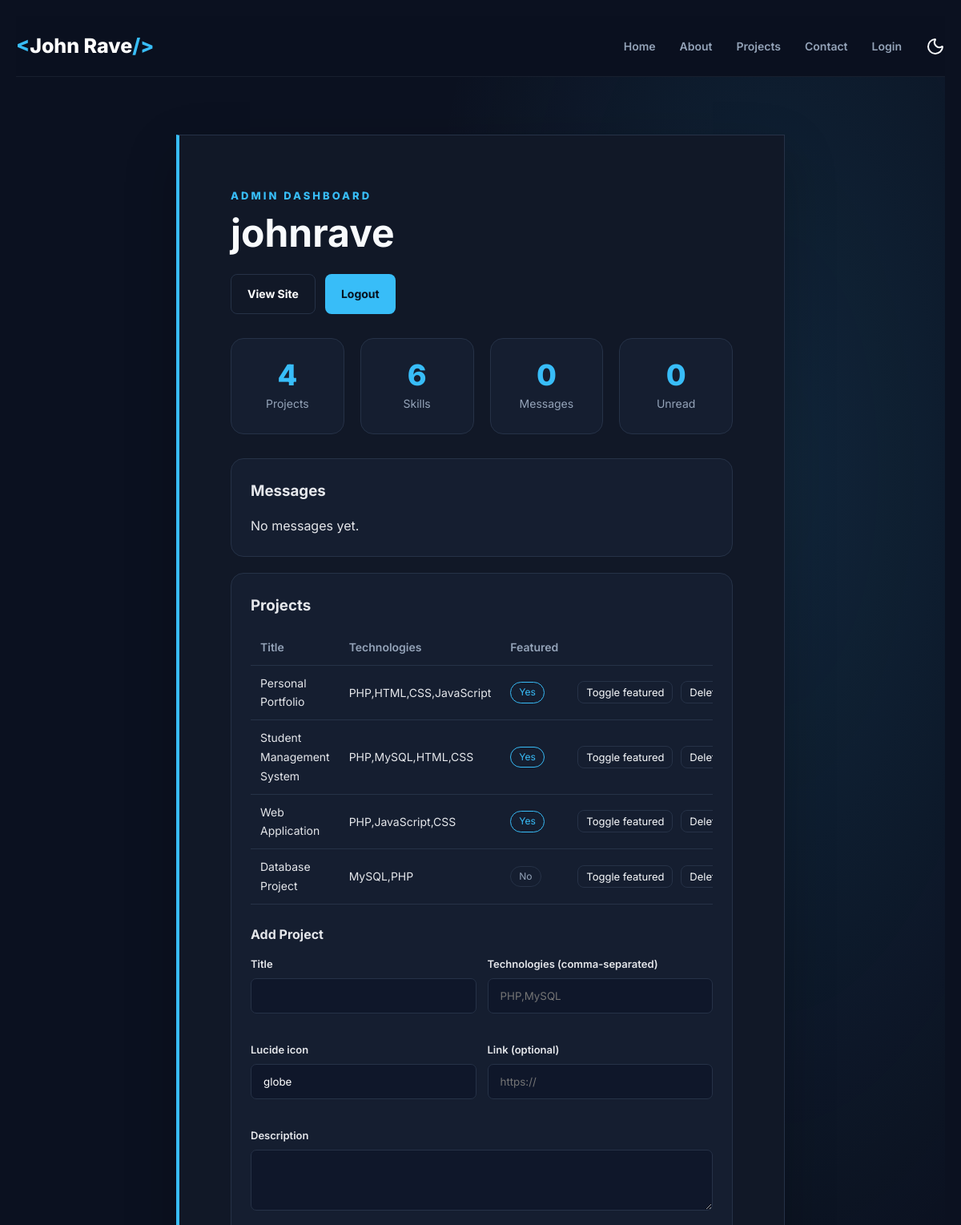
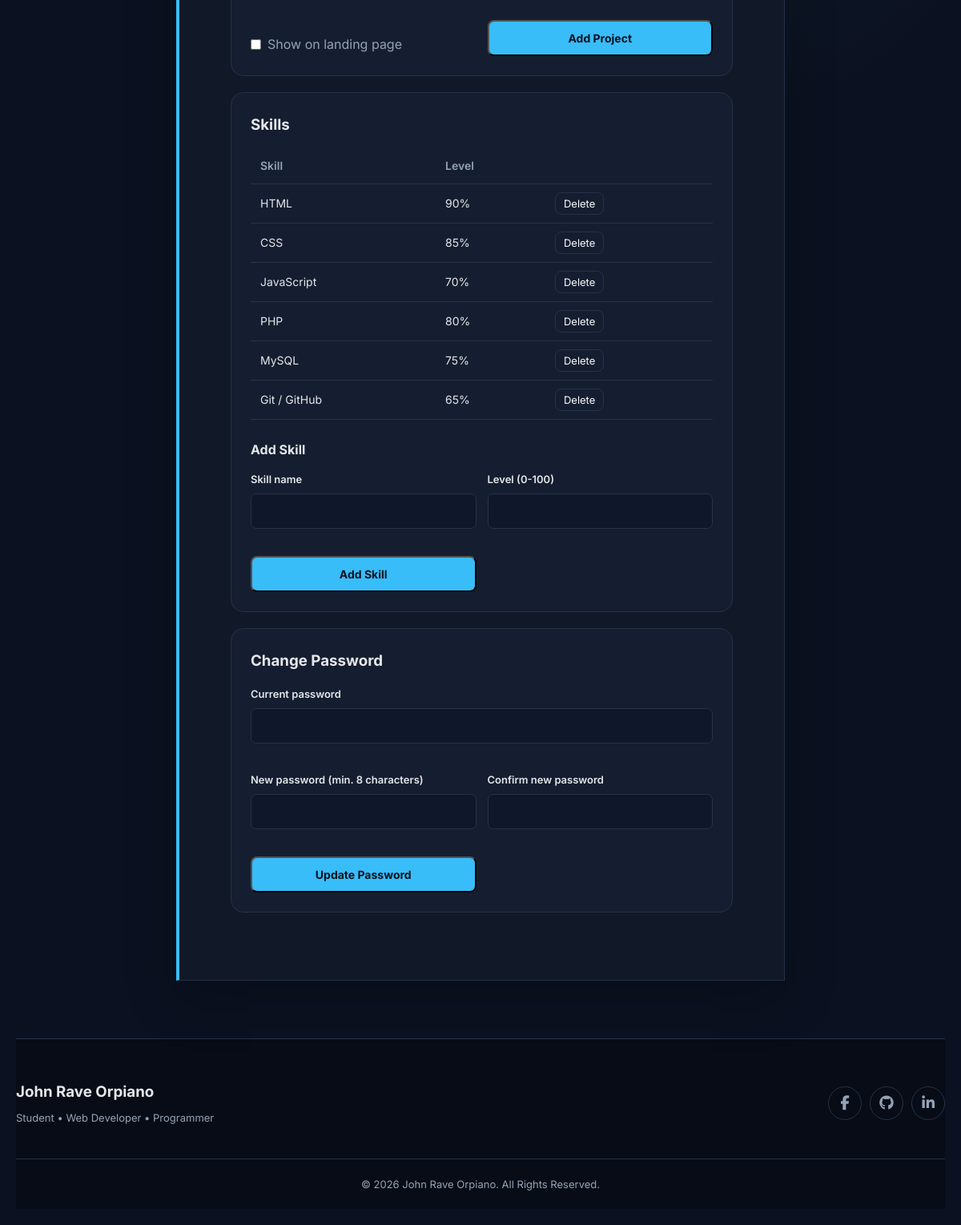
/dashboard.php (signed in), run on the app's committed database (2 pictures, top to bottom).
### tables this page shows
CREATE TABLE IF NOT EXISTS projects (
  id           INT UNSIGNED AUTO_INCREMENT PRIMARY KEY,
  title        VARCHAR(120) NOT NULL,
  description  TEXT NOT NULL,
  technologies VARCHAR(255) NOT NULL,
  icon         VARCHAR(50)  NOT NULL DEFAULT 'globe',
  link         VARCHAR(255) NULL,
  is_featured  TINYINT(1) NOT NULL DEFAULT 0,
  sort_order   INT NOT NULL DEFAULT 0,
  created_at   TIMESTAMP DEFAULT CURRENT_TIMESTAMP
);

CREATE TABLE IF NOT EXISTS skills (
  id         INT UNSIGNED AUTO_INCREMENT PRIMARY KEY,
  name       VARCHAR(60) NOT NULL,
  level      TINYINT UNSIGNED NOT NULL,
  sort_order INT NOT NULL DEFAULT 0
);

### includes/admin.php (called while the page is built, shortened)
<?php
function h($value): string
{
    return htmlspecialchars((string) $value, ENT_QUOTES, "UTF-8");
}

### dashboard.php (the view, shortened to what this page needs)
<?php
require_once "includes/admin.php";
    ?>
    <?php
$stats = ["projects" => 0, "skills" => 0, "messages" => 0, "unread" => 0];
$messages = [];
$projects = [];
$skills = [];
try {
    $pdo = db();
    $stats["projects"] = (int) $pdo->query("SELECT COUNT(*) FROM projects")->fetchColumn();
    $stats["skills"]   = (int) $pdo->query("SELECT COUNT(*) FROM skills")->fetchColumn();
    $stats["messages"] = (int) $pdo->query("SELECT COUNT(*) FROM messages")->fetchColumn();
    $stats["unread"]   = (int) $pdo->query("SELECT COUNT(*) FROM messages WHERE is_read = 0")->fetchColumn();
    $messages = $pdo->query("SELECT id, name, email, message, is_read, created_at FROM messages ORDER BY created_at DESC, id DESC LIMIT 50")->fetchAll();
    $projects = $pdo->query("SELECT id, title, technologies, is_featured FROM projects ORDER BY sort_order, id")->fetchAll();
    $skills   = $pdo->query("SELECT id, name, level FROM skills ORDER BY sort_order, id")->fetchAll();
} catch (PDOException $e) {
    error_log("Dashboard load error: " . $e->getMessage());
}
include "includes/header.php";
?>
<main class="dashboard-page">
    <section class="container dashboard-panel">
        <p class="section-label">ADMIN DASHBOARD</p>
        <h1><?= h($_SESSION["username"]) ?></h1>
        <div class="dash-actions">
            <a class="btn outline-btn" href="index.php">View Site</a>
            <a class="btn primary-btn" href="pages/logout.php">Logout</a>
        </div>
        <div class="stats-grid four">
            <div class="stat-card"><strong><?= $stats["projects"] ?></strong><span>Projects</span></div>
            <div class="stat-card"><strong><?= $stats["skills"] ?></strong><span>Skills</span></div>
            <div class="stat-card"><strong><?= $stats["messages"] ?></strong><span>Messages</span></div>
            <div class="stat-card"><strong><?= $stats["unread"] ?></strong><span>Unread</span></div>
        </div>
        <div class="dash-card" id="messages">
            <h3>Messages</h3>
            <?php if (!$messages): ?>
                <p>No messages yet.</p>
            <?php endif; ?>
        </div>
        <div class="dash-card" id="projects">
            <h3>Projects</h3>
            <?php if ($projects): ?>
                <div class="table-wrap">
                    <table class="dash-table">
                        <thead>
                            <tr><th>Title</th><th>Technologies</th><th>Featured</th><th></th></tr>
                        </thead>
                        <tbody>
                            <?php foreach ($projects as $p): ?>
                                <tr>
                                    <td><?= h($p["title"]) ?></td>
                                    <td><?= h($p["technologies"]) ?></td>
                                    <td><span class="badge <?= $p["is_featured"] ? "badge-new" : "" ?>"><?= $p["is_featured"] ? "Yes" : "No" ?></span></td>
                                    <td class="row-actions">
                                        <form method="post">
                                            <button class="btn-sm" type="submit">Toggle featured</button>
                                        </form>
                                        <form method="post" onsubmit="return confirm('Delete this project?')">
                                            <button class="btn-sm btn-danger" type="submit">Delete</button>
                                        </form>
                                    </td>
                                </tr>
                            <?php endforeach; ?>
                        </tbody>
                    </table>
                </div>
            <?php else: ?>
                <p>No projects yet.</p>
            <?php endif; ?>
            <h4 class="dash-subtitle">Add Project</h4>
            <form method="post" class="dash-form">
                <div class="form-group"><label for="p-title">Title</label><input type="text" id="p-title" name="title" maxlength="120" required></div>
                <div class="form-group"><label for="p-tech">Technologies (comma-separated)</label><input type="text" id="p-tech" name="technologies" placeholder="PHP,MySQL" maxlength="255" required></div>
                <div class="form-group"><label for="p-icon">Lucide icon</label><input type="text" id="p-icon" name="icon" value="globe" maxlength="50"></div>
                <div class="form-group"><label for="p-link">Link (optional)</label><input type="url" id="p-link" name="link" placeholder="https://"></div>
                <div class="form-group full"><label for="p-desc">Description</label><textarea id="p-desc" name="description" rows="3" required></textarea></div>
                <label class="check"><input type="checkbox" name="is_featured" value="1"> Show on landing page</label>
                <button type="submit" class="btn primary-btn">Add Project</button>
            </form>
        </div>
        <div class="dash-card" id="skills">
            <h3>Skills</h3>
            <?php if ($skills): ?>
                <div class="table-wrap">
                    <table class="dash-table">
                        <thead>
                            <tr><th>Skill</th><th>Level</th><th></th></tr>
                        </thead>
                        <tbody>
                            <?php foreach ($skills as $s): ?>
                                <tr>
                                    <td><?= h($s["name"]) ?></td>
                                    <td><?= (int) $s["level"] ?>%</td>
                                    <td class="row-actions">
                                        <form method="post" onsubmit="return confirm('Delete this skill?')">
                                            <button class="btn-sm btn-danger" type="submit">Delete</button>
                                        </form>
                                    </td>
                                </tr>
                            <?php endforeach; ?>
                        </tbody>
                    </table>
                </div>
            <?php else: ?>
                <p>No skills yet.</p>
            <?php endif; ?>
            <h4 class="dash-subtitle">Add Skill</h4>
            <form method="post" class="dash-form">
                <div class="form-group"><label for="s-name">Skill name</label><input type="text" id="s-name" name="name" maxlength="60" required></div>
                <div class="form-group"><label for="s-level">Level (0-100)</label><input type="number" id="s-level" name="level" min="0" max="100" required></div>
                <button type="submit" class="btn primary-btn">Add Skill</button>
            </form>
        </div>
        <div class="dash-card" id="account">
            <h3>Change Password</h3>
            <form method="post" class="dash-form">
                <div class="form-group full"><label for="pw-current">Current password</label><input type="password" id="pw-current" name="current_password" autocomplete="current-password" required></div>
                <div class="form-group"><label for="pw-new">New password (min. 8 characters)</label><input type="password" id="pw-new" name="new_password" minlength="8" autocomplete="new-password" required></div>
                <div class="form-group"><label for="pw-confirm">Confirm new password</label><input type="password" id="pw-confirm" name="confirm_password" minlength="8" autocomplete="new-password" required></div>
                <button type="submit" class="btn primary-btn">Update Password</button>
            </form>
        </div>
    </section>
</main>
<?php include "includes/footer.php"; ?>

### includes/header.php (shortened to what this page needs)
<!DOCTYPE html>
<html lang="en">
<head>
    <link rel="stylesheet" href="assets/css/style.css">
    <link rel="stylesheet" href="https://cdnjs.cloudflare.com/ajax/libs/font-awesome/6.5.2/css/all.min.css">
</head>
<body>
    <?php include __DIR__ . "/navbar.php"; ?>

### includes/navbar.php (shortened to what this page needs)
<nav class="navbar">
    <div class="container nav-container">
        <a href="index.php" class="logo"><span>&lt;</span>John Rave<span>/&gt;</span></a>
        <ul class="nav-links" id="navLinks">
            <li><a href="index.php">Home</a></li>
            <li><a href="pages/about.php">About</a></li>
            <li><a href="pages/projects.php">Projects</a></li>
            <li><a href="pages/contact.php">Contact</a></li>
            <li><a href="pages/login.php">Login</a></li>
            <li><button id="themeToggle" class="theme-btn"><i data-lucide="moon"></i></button></li>
        </ul>
    </div>
</nav>

### includes/footer.php (shortened to what this page needs)
<footer class="footer">
    <div class="container">
        <div class="footer-content">
            <div>
                <h3>John Rave Orpiano</h3>
                <p>Student • Web Developer • Programmer</p>
            </div>
            <div class="social-links">
                <a href="https://www.facebook.com/orpiano.jan.rave/" target="_blank" rel="noopener noreferrer" aria-label="Facebook">
                    <i class="fa-brands fa-facebook-f"></i>
                </a>
                <a href="https://github.com/ravetech2" target="_blank" rel="noopener noreferrer" aria-label="GitHub">
                    <i class="fa-brands fa-github"></i>
                </a>
                <a href="https://linkedin.com/" target="_blank" rel="noopener noreferrer" aria-label="LinkedIn">
                    <i class="fa-brands fa-linkedin-in"></i>
                </a>
            </div>
        </div>
        <div class="footer-bottom">
            <p>&copy; <?= date("Y") ?> John Rave Orpiano. All Rights Reserved.</p>
        </div>
    </div>
</footer>
</body>
</html>

### data on the page
projects: id "4", is_featured "0", title "Database Project", technologies "MySQL,PHP", shows "No"
projects: title "Personal Portfolio", technologies "PHP,HTML,CSS,JavaScript", is_featured "Yes"
projects: title "Student Management System", technologies "PHP,MySQL,HTML,CSS", is_featured "Yes"
projects: title "Web Application", technologies "PHP,JavaScript,CSS", is_featured "Yes"
skills: name "HTML", level "90"
skills: name "CSS", level "85"
skills: name "JavaScript", level "70"
skills: name "PHP", level "80"
skills: name "MySQL", level "75"
skills: name "Git / GitHub", level "65"

### other printed values
$_SESSION["username"] "johnrave"
$stats["skills"] "6"
